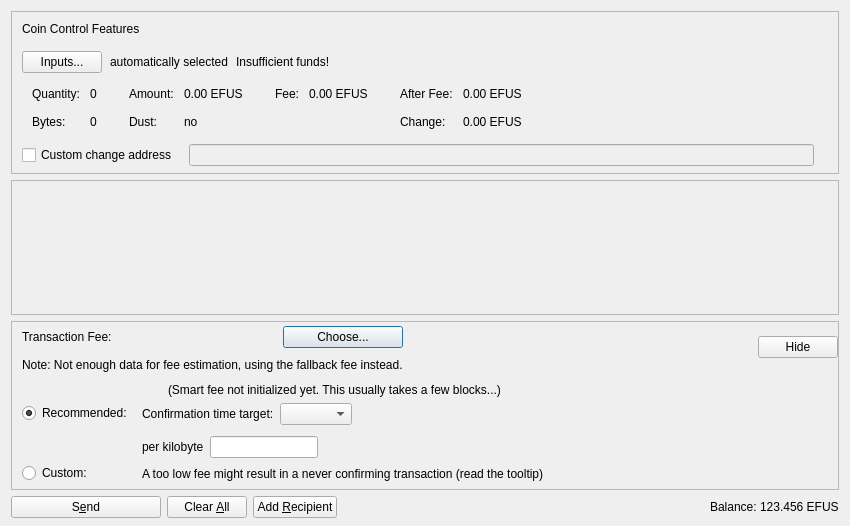
<?xml version="1.0" encoding="UTF-8"?>
<ui version="4.0">
 <class>SendCoinsDialog</class>
 <widget class="QDialog" name="SendCoinsDialog">
  <property name="geometry">
   <rect>
    <x>0</x>
    <y>0</y>
    <width>850</width>
    <height>526</height>
   </rect>
  </property>
  <property name="windowTitle">
   <string>Send Coins</string>
  </property>
  <layout class="QVBoxLayout" name="verticalLayout" stretch="0,1,0,0">
   <property name="bottomMargin">
    <number>8</number>
   </property>
   <item>
    <widget class="QFrame" name="frameCoinControl">
     <property name="sizePolicy">
      <sizepolicy hsizetype="Expanding" vsizetype="Expanding">
       <horstretch>0</horstretch>
       <verstretch>0</verstretch>
      </sizepolicy>
     </property>
     <property name="maximumSize">
      <size>
       <width>16777215</width>
       <height>16777215</height>
      </size>
     </property>
     <property name="frameShape">
      <enum>QFrame::StyledPanel</enum>
     </property>
     <property name="frameShadow">
      <enum>QFrame::Sunken</enum>
     </property>
     <layout class="QVBoxLayout" name="verticalLayoutCoinControl2">
      <property name="spacing">
       <number>0</number>
      </property>
      <property name="leftMargin">
       <number>0</number>
      </property>
      <property name="topMargin">
       <number>0</number>
      </property>
      <property name="rightMargin">
       <number>0</number>
      </property>
      <property name="bottomMargin">
       <number>6</number>
      </property>
      <item>
       <layout class="QVBoxLayout" name="verticalLayoutCoinControl" stretch="0,0,0,0,1">
        <property name="spacing">
         <number>0</number>
        </property>
        <property name="leftMargin">
         <number>10</number>
        </property>
        <property name="topMargin">
         <number>10</number>
        </property>
        <item>
         <layout class="QHBoxLayout" name="horizontalLayoutCoinControl1">
          <property name="bottomMargin">
           <number>15</number>
          </property>
          <item>
           <widget class="QLabel" name="labelCoinControlFeatures">
            <property name="sizePolicy">
             <sizepolicy hsizetype="Preferred" vsizetype="Maximum">
              <horstretch>0</horstretch>
              <verstretch>0</verstretch>
             </sizepolicy>
            </property>
            <property name="text">
             <string>Coin Control Features</string>
            </property>
           </widget>
          </item>
         </layout>
        </item>
        <item>
         <layout class="QHBoxLayout" name="horizontalLayoutCoinControl2" stretch="0,0,0,0">
          <property name="spacing">
           <number>8</number>
          </property>
          <property name="bottomMargin">
           <number>10</number>
          </property>
          <item>
           <widget class="QPushButton" name="pushButtonCoinControl">
            <property name="styleSheet">
             <string notr="true"/>
            </property>
            <property name="text">
             <string>Inputs...</string>
            </property>
            <property name="autoDefault">
             <bool>false</bool>
            </property>
           </widget>
          </item>
          <item>
           <widget class="QLabel" name="labelCoinControlAutomaticallySelected">
            <property name="text">
             <string>automatically selected</string>
            </property>
            <property name="margin">
             <number>5</number>
            </property>
           </widget>
          </item>
          <item>
           <widget class="QLabel" name="labelCoinControlInsuffFunds">
            <property name="text">
             <string>Insufficient funds!</string>
            </property>
            <property name="margin">
             <number>5</number>
            </property>
           </widget>
          </item>
          <item>
           <spacer name="horizontalSpacerCoinControl">
            <property name="orientation">
             <enum>Qt::Horizontal</enum>
            </property>
            <property name="sizeHint" stdset="0">
             <size>
              <width>40</width>
              <height>1</height>
             </size>
            </property>
           </spacer>
          </item>
         </layout>
        </item>
        <item>
         <widget class="QWidget" name="widgetCoinControl" native="true">
          <property name="sizePolicy">
           <sizepolicy hsizetype="Preferred" vsizetype="Preferred">
            <horstretch>0</horstretch>
            <verstretch>0</verstretch>
           </sizepolicy>
          </property>
          <property name="minimumSize">
           <size>
            <width>0</width>
            <height>0</height>
           </size>
          </property>
          <property name="styleSheet">
           <string notr="true"/>
          </property>
          <layout class="QHBoxLayout" name="horizontalLayoutCoinControl5">
           <property name="leftMargin">
            <number>0</number>
           </property>
           <property name="topMargin">
            <number>0</number>
           </property>
           <property name="rightMargin">
            <number>0</number>
           </property>
           <property name="bottomMargin">
            <number>0</number>
           </property>
           <item>
            <layout class="QHBoxLayout" name="horizontalLayoutCoinControl3" stretch="0,0,0,1">
             <property name="spacing">
              <number>20</number>
             </property>
             <property name="topMargin">
              <number>0</number>
             </property>
             <property name="bottomMargin">
              <number>10</number>
             </property>
             <item>
              <layout class="QFormLayout" name="formLayoutCoinControl1">
               <property name="horizontalSpacing">
                <number>10</number>
               </property>
               <property name="verticalSpacing">
                <number>14</number>
               </property>
               <property name="leftMargin">
                <number>10</number>
               </property>
               <property name="topMargin">
                <number>4</number>
               </property>
               <property name="rightMargin">
                <number>6</number>
               </property>
               <item row="0" column="0">
                <widget class="QLabel" name="labelCoinControlQuantityText">
                 <property name="text">
                  <string>Quantity:</string>
                 </property>
                 <property name="margin">
                  <number>0</number>
                 </property>
                </widget>
               </item>
               <item row="0" column="1">
                <widget class="QLabel" name="labelCoinControlQuantity">
                 <property name="cursor">
                  <cursorShape>IBeamCursor</cursorShape>
                 </property>
                 <property name="contextMenuPolicy">
                  <enum>Qt::ActionsContextMenu</enum>
                 </property>
                 <property name="text">
                  <string notr="true">0</string>
                 </property>
                 <property name="margin">
                  <number>0</number>
                 </property>
                 <property name="textInteractionFlags">
                  <set>Qt::LinksAccessibleByMouse|Qt::TextSelectableByKeyboard|Qt::TextSelectableByMouse</set>
                 </property>
                </widget>
               </item>
               <item row="1" column="0">
                <widget class="QLabel" name="labelCoinControlBytesText">
                 <property name="text">
                  <string>Bytes:</string>
                 </property>
                </widget>
               </item>
               <item row="1" column="1">
                <widget class="QLabel" name="labelCoinControlBytes">
                 <property name="cursor">
                  <cursorShape>IBeamCursor</cursorShape>
                 </property>
                 <property name="contextMenuPolicy">
                  <enum>Qt::ActionsContextMenu</enum>
                 </property>
                 <property name="text">
                  <string notr="true">0</string>
                 </property>
                 <property name="textInteractionFlags">
                  <set>Qt::LinksAccessibleByMouse|Qt::TextSelectableByKeyboard|Qt::TextSelectableByMouse</set>
                 </property>
                </widget>
               </item>
              </layout>
             </item>
             <item>
              <layout class="QFormLayout" name="formLayoutCoinControl2">
               <property name="horizontalSpacing">
                <number>10</number>
               </property>
               <property name="verticalSpacing">
                <number>14</number>
               </property>
               <property name="leftMargin">
                <number>6</number>
               </property>
               <property name="topMargin">
                <number>4</number>
               </property>
               <property name="rightMargin">
                <number>6</number>
               </property>
               <item row="0" column="0">
                <widget class="QLabel" name="labelCoinControlAmountText">
                 <property name="text">
                  <string>Amount:</string>
                 </property>
                 <property name="margin">
                  <number>0</number>
                 </property>
                </widget>
               </item>
               <item row="0" column="1">
                <widget class="QLabel" name="labelCoinControlAmount">
                 <property name="cursor">
                  <cursorShape>IBeamCursor</cursorShape>
                 </property>
                 <property name="contextMenuPolicy">
                  <enum>Qt::ActionsContextMenu</enum>
                 </property>
                 <property name="text">
                  <string notr="true">0.00 EFUS</string>
                 </property>
                 <property name="textInteractionFlags">
                  <set>Qt::LinksAccessibleByMouse|Qt::TextSelectableByKeyboard|Qt::TextSelectableByMouse</set>
                 </property>
                </widget>
               </item>
               <item row="1" column="0">
                <widget class="QLabel" name="labelCoinControlLowOutputText">
                 <property name="text">
                  <string>Dust:</string>
                 </property>
                </widget>
               </item>
               <item row="1" column="1">
                <widget class="QLabel" name="labelCoinControlLowOutput">
                 <property name="cursor">
                  <cursorShape>IBeamCursor</cursorShape>
                 </property>
                 <property name="contextMenuPolicy">
                  <enum>Qt::ActionsContextMenu</enum>
                 </property>
                 <property name="text">
                  <string notr="true">no</string>
                 </property>
                 <property name="textInteractionFlags">
                  <set>Qt::LinksAccessibleByMouse|Qt::TextSelectableByKeyboard|Qt::TextSelectableByMouse</set>
                 </property>
                </widget>
               </item>
              </layout>
             </item>
             <item>
              <layout class="QFormLayout" name="formLayoutCoinControl3">
               <property name="horizontalSpacing">
                <number>10</number>
               </property>
               <property name="verticalSpacing">
                <number>14</number>
               </property>
               <property name="leftMargin">
                <number>6</number>
               </property>
               <property name="topMargin">
                <number>4</number>
               </property>
               <property name="rightMargin">
                <number>6</number>
               </property>
               <item row="0" column="0">
                <widget class="QLabel" name="labelCoinControlFeeText">
                 <property name="text">
                  <string>Fee:</string>
                 </property>
                 <property name="margin">
                  <number>0</number>
                 </property>
                </widget>
               </item>
               <item row="0" column="1">
                <widget class="QLabel" name="labelCoinControlFee">
                 <property name="cursor">
                  <cursorShape>IBeamCursor</cursorShape>
                 </property>
                 <property name="contextMenuPolicy">
                  <enum>Qt::ActionsContextMenu</enum>
                 </property>
                 <property name="text">
                  <string notr="true">0.00 EFUS</string>
                 </property>
                 <property name="textInteractionFlags">
                  <set>Qt::LinksAccessibleByMouse|Qt::TextSelectableByKeyboard|Qt::TextSelectableByMouse</set>
                 </property>
                </widget>
               </item>
              </layout>
             </item>
             <item>
              <layout class="QFormLayout" name="formLayoutCoinControl4">
               <property name="horizontalSpacing">
                <number>10</number>
               </property>
               <property name="verticalSpacing">
                <number>14</number>
               </property>
               <property name="leftMargin">
                <number>6</number>
               </property>
               <property name="topMargin">
                <number>4</number>
               </property>
               <property name="rightMargin">
                <number>6</number>
               </property>
               <item row="0" column="0">
                <widget class="QLabel" name="labelCoinControlAfterFeeText">
                 <property name="text">
                  <string>After Fee:</string>
                 </property>
                 <property name="margin">
                  <number>0</number>
                 </property>
                </widget>
               </item>
               <item row="0" column="1">
                <widget class="QLabel" name="labelCoinControlAfterFee">
                 <property name="cursor">
                  <cursorShape>IBeamCursor</cursorShape>
                 </property>
                 <property name="contextMenuPolicy">
                  <enum>Qt::ActionsContextMenu</enum>
                 </property>
                 <property name="text">
                  <string notr="true">0.00 EFUS</string>
                 </property>
                 <property name="textInteractionFlags">
                  <set>Qt::LinksAccessibleByMouse|Qt::TextSelectableByKeyboard|Qt::TextSelectableByMouse</set>
                 </property>
                </widget>
               </item>
               <item row="1" column="0">
                <widget class="QLabel" name="labelCoinControlChangeText">
                 <property name="text">
                  <string>Change:</string>
                 </property>
                </widget>
               </item>
               <item row="1" column="1">
                <widget class="QLabel" name="labelCoinControlChange">
                 <property name="cursor">
                  <cursorShape>IBeamCursor</cursorShape>
                 </property>
                 <property name="contextMenuPolicy">
                  <enum>Qt::ActionsContextMenu</enum>
                 </property>
                 <property name="text">
                  <string notr="true">0.00 EFUS</string>
                 </property>
                 <property name="textInteractionFlags">
                  <set>Qt::LinksAccessibleByMouse|Qt::TextSelectableByKeyboard|Qt::TextSelectableByMouse</set>
                 </property>
                </widget>
               </item>
              </layout>
             </item>
            </layout>
           </item>
          </layout>
         </widget>
        </item>
        <item>
         <layout class="QHBoxLayout" name="horizontalLayoutCoinControl4" stretch="0,0,0">
          <property name="spacing">
           <number>12</number>
          </property>
          <property name="sizeConstraint">
           <enum>QLayout::SetDefaultConstraint</enum>
          </property>
          <property name="topMargin">
           <number>5</number>
          </property>
          <property name="rightMargin">
           <number>5</number>
          </property>
          <item>
           <widget class="QCheckBox" name="checkBoxCoinControlChange">
            <property name="toolTip">
             <string>If this is activated, but the change address is empty or invalid, change will be sent to a newly generated address.</string>
            </property>
            <property name="text">
             <string>Custom change address</string>
            </property>
           </widget>
          </item>
          <item>
           <widget class="QValidatedLineEdit" name="lineEditCoinControlChange">
            <property name="enabled">
             <bool>false</bool>
            </property>
            <property name="sizePolicy">
             <sizepolicy hsizetype="Expanding" vsizetype="Fixed">
              <horstretch>0</horstretch>
              <verstretch>0</verstretch>
             </sizepolicy>
            </property>
           </widget>
          </item>
          <item>
           <widget class="QLabel" name="labelCoinControlChangeLabel">
            <property name="sizePolicy">
             <sizepolicy hsizetype="Preferred" vsizetype="Expanding">
              <horstretch>0</horstretch>
              <verstretch>0</verstretch>
             </sizepolicy>
            </property>
            <property name="minimumSize">
             <size>
              <width>0</width>
              <height>0</height>
             </size>
            </property>
            <property name="text">
             <string/>
            </property>
            <property name="margin">
             <number>3</number>
            </property>
           </widget>
          </item>
         </layout>
        </item>
        <item>
         <spacer name="verticalSpacerCoinControl">
          <property name="orientation">
           <enum>Qt::Vertical</enum>
          </property>
          <property name="sizeHint" stdset="0">
           <size>
            <width>800</width>
            <height>1</height>
           </size>
          </property>
         </spacer>
        </item>
       </layout>
      </item>
     </layout>
    </widget>
   </item>
   <item>
    <widget class="QScrollArea" name="scrollArea">
     <property name="widgetResizable">
      <bool>true</bool>
     </property>
     <widget class="QWidget" name="scrollAreaWidgetContents">
      <property name="geometry">
       <rect>
        <x>0</x>
        <y>0</y>
        <width>830</width>
        <height>104</height>
       </rect>
      </property>
      <layout class="QVBoxLayout" name="verticalLayout_2" stretch="0,1">
       <property name="leftMargin">
        <number>0</number>
       </property>
       <property name="topMargin">
        <number>0</number>
       </property>
       <property name="rightMargin">
        <number>0</number>
       </property>
       <property name="bottomMargin">
        <number>0</number>
       </property>
       <item>
        <layout class="QVBoxLayout" name="entries">
         <property name="spacing">
          <number>6</number>
         </property>
        </layout>
       </item>
       <item>
        <spacer name="verticalSpacer">
         <property name="orientation">
          <enum>Qt::Vertical</enum>
         </property>
         <property name="sizeHint" stdset="0">
          <size>
           <width>20</width>
           <height>40</height>
          </size>
         </property>
        </spacer>
       </item>
      </layout>
     </widget>
    </widget>
   </item>
   <item>
    <widget class="QFrame" name="frameFee">
     <property name="sizePolicy">
      <sizepolicy hsizetype="Expanding" vsizetype="Expanding">
       <horstretch>0</horstretch>
       <verstretch>0</verstretch>
      </sizepolicy>
     </property>
     <property name="maximumSize">
      <size>
       <width>16777215</width>
       <height>16777215</height>
      </size>
     </property>
     <property name="frameShape">
      <enum>QFrame::StyledPanel</enum>
     </property>
     <property name="frameShadow">
      <enum>QFrame::Sunken</enum>
     </property>
     <layout class="QVBoxLayout" name="verticalLayoutFee1">
      <property name="spacing">
       <number>0</number>
      </property>
      <property name="leftMargin">
       <number>0</number>
      </property>
      <property name="topMargin">
       <number>0</number>
      </property>
      <property name="rightMargin">
       <number>0</number>
      </property>
      <property name="bottomMargin">
       <number>0</number>
      </property>
      <item>
       <layout class="QVBoxLayout" name="verticalLayoutFee2" stretch="0,0,0">
        <property name="spacing">
         <number>0</number>
        </property>
        <property name="leftMargin">
         <number>10</number>
        </property>
        <property name="topMargin">
         <number>0</number>
        </property>
        <item>
         <layout class="QHBoxLayout" name="horizontalLayoutFee1">
          <property name="bottomMargin">
           <number>0</number>
          </property>
          <item>
           <layout class="QVBoxLayout" name="verticalLayoutFee7">
            <property name="spacing">
             <number>0</number>
            </property>
            <item>
             <spacer name="verticalSpacerSmartFee">
              <property name="orientation">
               <enum>Qt::Vertical</enum>
              </property>
              <property name="sizeType">
               <enum>QSizePolicy::Fixed</enum>
              </property>
              <property name="sizeHint" stdset="0">
               <size>
                <width>1</width>
                <height>4</height>
               </size>
              </property>
             </spacer>
            </item>
            <item>
             <layout class="QHBoxLayout" name="horizontalLayoutSmartFee">
              <property name="spacing">
               <number>10</number>
              </property>
              <item>
               <widget class="QLabel" name="labelFeeHeadline">
                <property name="sizePolicy">
                 <sizepolicy hsizetype="Preferred" vsizetype="Maximum">
                  <horstretch>0</horstretch>
                  <verstretch>0</verstretch>
                 </sizepolicy>
                </property>
                <property name="text">
                 <string>Transaction Fee:</string>
                </property>
               </widget>
              </item>
              <item>
               <widget class="QLabel" name="labelFeeMinimized">
                <property name="text">
                 <string/>
                </property>
               </widget>
              </item>
              <item>
               <widget class="QPushButton" name="buttonChooseFee">
                <property name="text">
                 <string>Choose...</string>
                </property>
               </widget>
              </item>
             </layout>
            </item>
            <item>
             <spacer name="verticalSpacer_7">
              <property name="orientation">
               <enum>Qt::Vertical</enum>
              </property>
              <property name="sizeHint" stdset="0">
               <size>
                <width>1</width>
                <height>10</height>
               </size>
              </property>
             </spacer>
            </item>
            <item>
             <widget class="QLabel" name="fallbackFeeWarningLabel">
              <property name="toolTip">
               <string>Using the fallbackfee can result in sending a transaction that will take several hours or days (or never) to confirm. Consider choosing your fee manually or wait until you have validated the complete chain.</string>
              </property>
              <property name="text">
               <string>Note: Not enough data for fee estimation, using the fallback fee instead.</string>
              </property>
              <property name="wordWrap">
               <bool>false</bool>
              </property>
             </widget>
            </item>
            <item>
             <spacer name="verticalSpacer_5">
              <property name="orientation">
               <enum>Qt::Vertical</enum>
              </property>
              <property name="sizeHint" stdset="0">
               <size>
                <width>1</width>
                <height>1</height>
               </size>
              </property>
             </spacer>
            </item>
           </layout>
          </item>
          <item>
           <spacer name="horizontalSpacer_4">
            <property name="orientation">
             <enum>Qt::Horizontal</enum>
            </property>
            <property name="sizeHint" stdset="0">
             <size>
              <width>1</width>
              <height>1</height>
             </size>
            </property>
           </spacer>
          </item>
          <item>
           <widget class="QPushButton" name="buttonMinimizeFee">
            <property name="toolTip">
             <string>Hide transaction fee settings</string>
            </property>
            <property name="text">
             <string>Hide</string>
            </property>
           </widget>
          </item>
         </layout>
        </item>
        <item>
         <widget class="QFrame" name="frameFeeSelection">
          <layout class="QVBoxLayout" name="verticalLayoutFee12">
           <property name="spacing">
            <number>0</number>
           </property>
           <property name="leftMargin">
            <number>0</number>
           </property>
           <property name="topMargin">
            <number>0</number>
           </property>
           <property name="rightMargin">
            <number>0</number>
           </property>
           <property name="bottomMargin">
            <number>0</number>
           </property>
           <item>
            <layout class="QGridLayout" name="gridLayoutFee">
             <property name="topMargin">
              <number>10</number>
             </property>
             <property name="bottomMargin">
              <number>4</number>
             </property>
             <property name="horizontalSpacing">
              <number>10</number>
             </property>
             <property name="verticalSpacing">
              <number>4</number>
             </property>
             <item row="1" column="1">
              <layout class="QVBoxLayout" name="verticalLayoutFee8">
               <property name="spacing">
                <number>6</number>
               </property>
               <property name="topMargin">
                <number>3</number>
               </property>
               <item>
                <layout class="QHBoxLayout" name="horizontalLayoutFee13" stretch="0,0,1">
                 <item>
                  <widget class="QLabel" name="labelCustomPerKilobyte">
                   <property name="toolTip">
                    <string>If the custom fee is set to 1000 duffs and the transaction is only 250 bytes, then &quot;per kilobyte&quot; only pays 250 duffs in fee,&lt;br /&gt;while &quot;at least&quot; pays 1000 duffs. For transactions bigger than a kilobyte both pay by kilobyte.</string>
                   </property>
                   <property name="text">
                    <string>per kilobyte</string>
                   </property>
                  </widget>
                 </item>
                 <item>
                  <widget class="BitcoinAmountField" name="customFee"/>
                 </item>
                 <item>
                  <spacer name="horizontalSpacer_6">
                   <property name="orientation">
                    <enum>Qt::Horizontal</enum>
                   </property>
                   <property name="sizeHint" stdset="0">
                    <size>
                     <width>1</width>
                     <height>1</height>
                    </size>
                   </property>
                  </spacer>
                 </item>
                </layout>
               </item>
               <item>
                <layout class="QHBoxLayout" name="horizontalLayoutFee8">
                 <item>
                  <widget class="QLabel" name="labelCustomFeeWarning">
                   <property name="enabled">
                    <bool>true</bool>
                   </property>
                   <property name="toolTip">
                    <string>When there is less transaction volume than space in the blocks, miners as well as relaying nodes may enforce a minimum fee. Paying only this minimum fee is just fine, but be aware that this can result in a never confirming transaction once there is more demand for efus transactions than the network can process.</string>
                   </property>
                   <property name="text">
                    <string>A too low fee might result in a never confirming transaction (read the tooltip)</string>
                   </property>
                  </widget>
                 </item>
                 <item>
                  <spacer name="horizontalSpacer_2">
                   <property name="orientation">
                    <enum>Qt::Horizontal</enum>
                   </property>
                   <property name="sizeHint" stdset="0">
                    <size>
                     <width>1</width>
                     <height>1</height>
                    </size>
                   </property>
                  </spacer>
                 </item>
                </layout>
               </item>
              </layout>
             </item>
             <item row="0" column="0">
              <layout class="QVBoxLayout" name="verticalLayoutFee4" stretch="0,1">
               <property name="topMargin">
                <number>20</number>
               </property>
               <property name="bottomMargin">
                <number>3</number>
               </property>
               <item>
                <widget class="QRadioButton" name="radioSmartFee">
                 <property name="text">
                  <string>Recommended:</string>
                 </property>
                 <property name="checked">
                  <bool>true</bool>
                 </property>
                 <attribute name="buttonGroup">
                  <string notr="true">groupFee</string>
                 </attribute>
                </widget>
               </item>
               <item>
                <spacer name="verticalSpacer_2">
                 <property name="orientation">
                  <enum>Qt::Vertical</enum>
                 </property>
                 <property name="sizeHint" stdset="0">
                  <size>
                   <width>1</width>
                   <height>1</height>
                  </size>
                 </property>
                </spacer>
               </item>
              </layout>
             </item>
             <item row="1" column="0">
              <layout class="QVBoxLayout" name="verticalLayoutFee9" stretch="0,1">
               <property name="topMargin">
                <number>30</number>
               </property>
               <item>
                <widget class="QRadioButton" name="radioCustomFee">
                 <property name="text">
                  <string>Custom:</string>
                 </property>
                 <attribute name="buttonGroup">
                  <string notr="true">groupFee</string>
                 </attribute>
                </widget>
               </item>
               <item>
                <spacer name="verticalSpacer_6">
                 <property name="orientation">
                  <enum>Qt::Vertical</enum>
                 </property>
                 <property name="sizeHint" stdset="0">
                  <size>
                   <width>1</width>
                   <height>1</height>
                  </size>
                 </property>
                </spacer>
               </item>
              </layout>
             </item>
             <item row="0" column="1">
              <layout class="QVBoxLayout" name="verticalLayoutFee3" stretch="0,0,1">
               <property name="spacing">
                <number>6</number>
               </property>
               <property name="topMargin">
                <number>0</number>
               </property>
               <property name="bottomMargin">
                <number>3</number>
               </property>
               <item>
                <layout class="QHBoxLayout" name="horizontalLayoutFee12">
                 <item>
                  <widget class="QLabel" name="labelSmartFee">
                   <property name="text">
                    <string/>
                   </property>
                  </widget>
                 </item>
                 <item>
                  <widget class="QLabel" name="labelFeeEstimation">
                   <property name="text">
                    <string/>
                   </property>
                  </widget>
                 </item>
                 <item>
                  <widget class="QLabel" name="labelSmartFee2">
                   <property name="text">
                    <string>(Smart fee not initialized yet. This usually takes a few blocks...)</string>
                   </property>
                  </widget>
                 </item>
                 <item>
                  <spacer name="horizontalSpacer_5">
                   <property name="orientation">
                    <enum>Qt::Horizontal</enum>
                   </property>
                   <property name="sizeHint" stdset="0">
                    <size>
                     <width>1</width>
                     <height>1</height>
                    </size>
                   </property>
                  </spacer>
                 </item>
                </layout>
               </item>
               <item>
                <layout class="QHBoxLayout" name="horizontalLayoutFee9">
                 <item>
                  <layout class="QVBoxLayout" name="verticalLayoutFee6">
                   <item>
                    <widget class="QLabel" name="labelSmartFee3">
                     <property name="text">
                      <string>Confirmation time target:</string>
                     </property>
                    </widget>
                   </item>
                  </layout>
                 </item>
                 <item>
                  <layout class="QVBoxLayout" name="verticalLayoutFee5">
                   <property name="rightMargin">
                    <number>30</number>
                   </property>
                   <item>
                    <layout class="QHBoxLayout" name="horizontalLayoutConfTarget">
                     <property name="bottomMargin">
                      <number>0</number>
                     </property>
                     <item>
                      <widget class="QComboBox" name="confTargetSelector"/>
                     </item>
                     <item>
                      <spacer name="horizontalSpacerConfTarget">
                       <property name="orientation">
                        <enum>Qt::Horizontal</enum>
                       </property>
                       <property name="sizeHint" stdset="0">
                        <size>
                         <width>40</width>
                         <height>20</height>
                        </size>
                       </property>
                      </spacer>
                     </item>
                    </layout>
                   </item>
                  </layout>
                 </item>
                </layout>
               </item>
               <item>
                <spacer name="verticalSpacer_4">
                 <property name="orientation">
                  <enum>Qt::Vertical</enum>
                 </property>
                 <property name="sizeHint" stdset="0">
                  <size>
                   <width>1</width>
                   <height>1</height>
                  </size>
                 </property>
                </spacer>
               </item>
              </layout>
             </item>
            </layout>
           </item>
          </layout>
         </widget>
        </item>
        <item>
         <spacer name="verticalSpacerFee">
          <property name="orientation">
           <enum>Qt::Vertical</enum>
          </property>
          <property name="sizeHint" stdset="0">
           <size>
            <width>800</width>
            <height>1</height>
           </size>
          </property>
         </spacer>
        </item>
       </layout>
      </item>
     </layout>
    </widget>
   </item>
   <item>
    <layout class="QHBoxLayout" name="horizontalLayout">
     <item>
      <widget class="QPushButton" name="sendButton">
       <property name="minimumSize">
        <size>
         <width>150</width>
         <height>0</height>
        </size>
       </property>
       <property name="toolTip">
        <string>Confirm the send action</string>
       </property>
       <property name="text">
        <string>S&amp;end</string>
       </property>
       <property name="autoDefault">
        <bool>false</bool>
       </property>
       <property name="default">
        <bool>false</bool>
       </property>
      </widget>
     </item>
     <item>
      <widget class="QPushButton" name="clearButton">
       <property name="sizePolicy">
        <sizepolicy hsizetype="Minimum" vsizetype="Fixed">
         <horstretch>0</horstretch>
         <verstretch>0</verstretch>
        </sizepolicy>
       </property>
       <property name="toolTip">
        <string>Clear all fields of the form.</string>
       </property>
       <property name="text">
        <string>Clear &amp;All</string>
       </property>
       <property name="autoDefault">
        <bool>false</bool>
       </property>
      </widget>
     </item>
     <item>
      <widget class="QPushButton" name="addButton">
       <property name="toolTip">
        <string>Send to multiple recipients at once</string>
       </property>
       <property name="text">
        <string>Add &amp;Recipient</string>
       </property>
       <property name="autoDefault">
        <bool>false</bool>
       </property>
      </widget>
     </item>
     <item>
      <spacer name="horizontalSpacer">
       <property name="orientation">
        <enum>Qt::Horizontal</enum>
       </property>
       <property name="sizeHint" stdset="0">
        <size>
         <width>40</width>
         <height>20</height>
        </size>
       </property>
      </spacer>
     </item>
     <item>
      <layout class="QHBoxLayout" name="horizontalLayout_2">
       <property name="spacing">
        <number>3</number>
       </property>
       <item>
        <widget class="QLabel" name="labelBalanceText">
         <property name="text">
          <string>Balance:</string>
         </property>
        </widget>
       </item>
       <item>
        <widget class="QLabel" name="labelBalance">
         <property name="sizePolicy">
          <sizepolicy hsizetype="Preferred" vsizetype="Preferred">
           <horstretch>0</horstretch>
           <verstretch>0</verstretch>
          </sizepolicy>
         </property>
         <property name="cursor">
          <cursorShape>IBeamCursor</cursorShape>
         </property>
         <property name="text">
          <string notr="true">123.456 EFUS</string>
         </property>
         <property name="textInteractionFlags">
          <set>Qt::LinksAccessibleByMouse|Qt::TextSelectableByKeyboard|Qt::TextSelectableByMouse</set>
         </property>
        </widget>
       </item>
      </layout>
     </item>
    </layout>
   </item>
  </layout>
 </widget>
 <customwidgets>
  <customwidget>
   <class>QValidatedLineEdit</class>
   <extends>QLineEdit</extends>
   <header>qt/qvalidatedlineedit.h</header>
  </customwidget>
  <customwidget>
   <class>BitcoinAmountField</class>
   <extends>QLineEdit</extends>
   <header>qt/bitcoinamountfield.h</header>
   <container>1</container>
  </customwidget>
 </customwidgets>
 <resources>
  <include location="../efus.qrc"/>
 </resources>
 <connections/>
 <buttongroups>
  <buttongroup name="groupFee"/>
 </buttongroups>
</ui>
